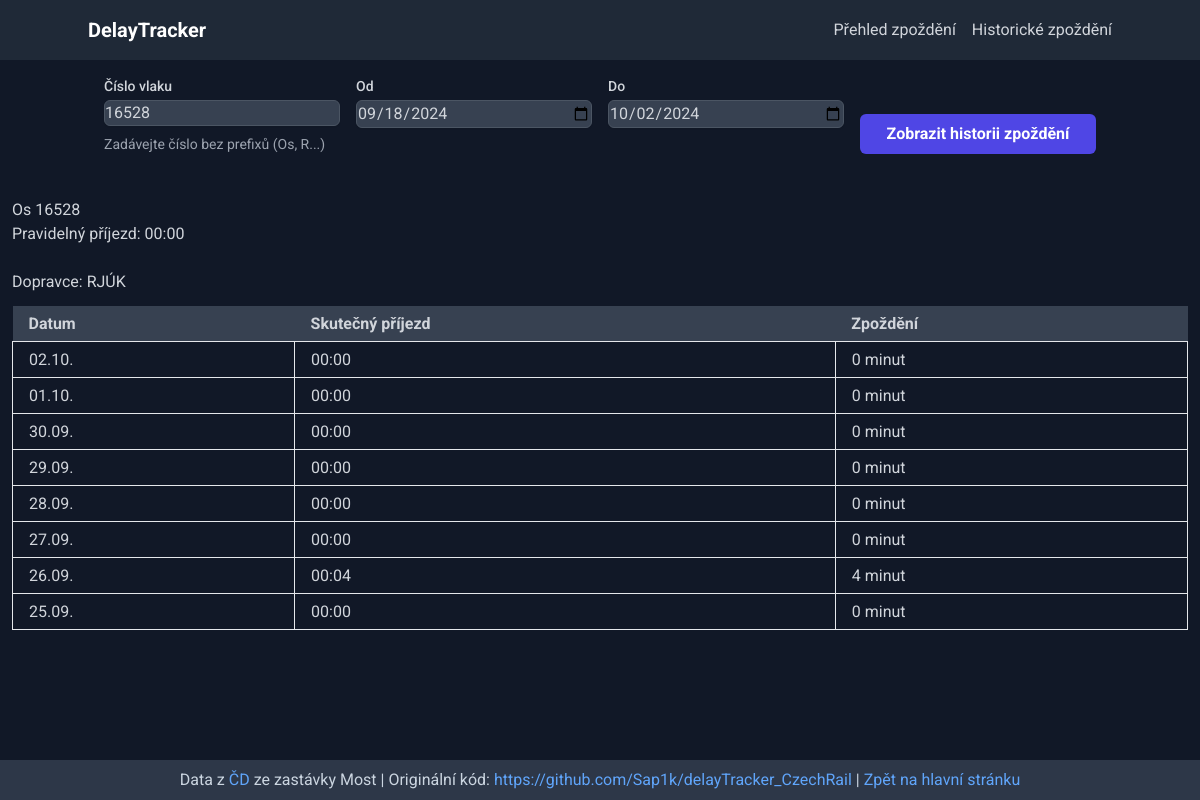
The page /historie?train_num=16528 on the database its author committed.
### tables this page shows
CREATE TABLE zpozdeni (id INTEGER PRIMARY KEY NOT NULL, train_num INTEGER, train_type TEXT, train_name TEXT, from_direction TEXT, delay INTEGER, planned TEXT, cd_url TEXT, platform TEXT, inserted TEXT DEFAULT (datetime('now', 'localtime')));

### app.py (the view)
@app.route('/historie')
def view_history():
    train_num = request.args.get('train_num')
    date_from = request.args.get('date_from')
    date_to = request.args.get('date_to')
    if any(val is None or val == "" for val in [date_from, date_to]):
        cur_date = datetime.now()
        date_to = cur_date.strftime('%Y-%m-%d')
        date_from = (cur_date - timedelta(days=14)).strftime('%Y-%m-%d')
    if train_num is None or train_num == "":
        return render_template('historie.html', error='', form_data=['', date_from, date_to])
    elif train_num.isnumeric() is False:
        error = "Zadané číslo vlaku není číslo, zkontrolujte zda Vámi zadaná hodnota neobsahuje písmena!"
        return render_template('historie.html', error=error, form_data=[train_num, date_from, date_to])
    else:
        c.execute('SELECT * FROM zpozdeni WHERE train_num = ? AND inserted BETWEEN ? AND ? ORDER BY id DESC',
                  [train_num, date_from, f"{date_to} 23:59:59"])
        train_info = c.fetchall()
        real_arrivals = calculate_arrival(train_info)
        train_datetimes = list()
        for train in train_info:
            train_datetime = datetime.strptime(train[6], '%Y-%m-%d %H:%M:%S')
            train_datetimes.append(train_datetime)
        return render_template('historie_vysledky.html', error='', form_data=[train_num, date_from, date_to],
                               train_info=train_info, real_arrivals=real_arrivals, train_datetimes=train_datetimes)

### app.py (called while the page is built)
def calculate_arrival(query_res):
    real_arrivals = list()
    for arrival in query_res:
        planned_arrival = datetime.strptime(arrival[6], '%Y-%m-%d %H:%M:%S')
        real_arrival = planned_arrival + timedelta(minutes=arrival[5])
        real_arrivals.append(datetime.strftime(real_arrival, '%H:%M'))
    return real_arrivals

@app.before_request
def log_ip():
    if request.headers.get('X-Forwarded-For'):
        actual_ip = request.headers.getlist('X-Forwarded-For')[0]
    else:
        actual_ip = request.remote_addr
    query_string = request.query_string.decode('utf-8')
    if query_string:
        log_entry = f'{actual_ip} - - [{datetime.now().strftime("%d/%b/%Y %H:%M:%S")}] "{request.method} {request.path}?{query_string} HTTP/1.1" (Proxy: {PROXY_IP})'
    else:
        log_entry = f'{actual_ip} - - [{datetime.now().strftime("%d/%b/%Y %H:%M:%S")}] "{request.method} {request.path} HTTP/1.1" (Proxy: {PROXY_IP})'
    app.logger.info(log_entry)
    print(log_entry)

### templates/historie_vysledky.html (shortened to what this page needs)
<html>
<head>
    <script src="https://cdn.tailwindcss.com"></script>
    <link rel="stylesheet" href="https://cdnjs.cloudflare.com/ajax/libs/font-awesome/5.15.3/css/all.min.css"></link>
</head>
<body>
    {% extends 'historie.html' %}
    {% block result %}
        {% if train_info is defined and train_info|length > 0 %}
            {% set train_carrier = train_info[0][3].split(',') %}
            <div class="ps-3 pt-3 pe-3 mb-3 col-auto">
                <h3 id="train-carrier" class="text-primary fw-bold" data-code="{{ train_carrier[0] }}"></h3>
                <h4 class="text-info">Pravidelný příjezd: {{ train_datetimes[0].strftime('%H:%M') }}</h4>
                <h5 class="text-secondary fw-light scrolling-text"><span>&gt;&gt; ze směru {{ train_info[0][4] }}</span></h5>
                <p class="text-secondary fw-light">Dopravce: {{ train_carrier[1] }}</p>
            </div>
        {% endif %}
        <div class="container-fluid overflow-auto ps-3 pb-3 pe-3">
            <div class="col-auto mb-3">
                <table id="trains" class="table-auto w-full text-left border-collapse">
                    <thead>
                        <tr class="bg-gray-700 text-gray-300">
                            <th class="px-4 py-2">Datum</th>
                            <th class="px-4 py-2">Skutečný příjezd</th>
                            <th class="px-4 py-2">Zpoždění</th>
                        </tr>
                    </thead>
                    <tbody>
                        {% for train in train_info %}
                        {% if train[5] < 5 %}
                            {% set trclass = '' %}
                        {% elif train[5] < 10 %}
                            {% set trclass = 'table-warning' %}
                        {% else %}
                            {% set trclass = 'table-danger' %}
                        {% endif %}
                        <tr class="{{ trclass }}">
                            <td class="border px-4 py-2">{{ train_datetimes[loop.index0].strftime('%d.%m.') }}</td>
                            <td class="border px-4 py-2">{{ real_arrivals[loop.index0] }}</td>
                            <td class="border px-4 py-2">{{ train[5] }} minut</td>
                        </tr>
                        {% endfor %}
                    </tbody>
                </table>
            </div>
        </div>
        <footer class="footer">
            Data z <a href="https://cd.cz" class="text-blue-400">ČD</a> ze zastávky Most | Originální kód: <a href="https://github.com/Sap1k/delayTracker_CzechRail" class="text-blue-400">https://github.com/Sap1k/delayTracker_CzechRail</a> | <a href="https://odjezdy.online" class="text-blue-400">Zpět na hlavní stránku</a>
        </footer>
    {% endblock %}

### templates/historie.html (shortened to what this page needs)
<html lang="cs">
<head>
    <script src="https://cdn.tailwindcss.com"></script>
    <link rel="stylesheet" href="https://cdnjs.cloudflare.com/ajax/libs/font-awesome/5.15.3/css/all.min.css"></link>
</head>
<body class="bg-gray-900 text-gray-300">
    <nav class="bg-gray-800 p-4">
        <div class="container mx-auto flex justify-between items-center">
            <a class="text-xl font-bold text-white" href="/">DelayTracker</a>
            <div class="hidden md:flex space-x-4" id="navbar-menu">
                <a class="text-gray-300 hover:text-white" href="/">Přehled zpoždění</a>
                <a class="text-gray-300 hover:text-white" href="/historie">Historické zpoždění</a>
            </div>
        </div>
    </nav>
    <form class="container mx-auto p-4" method="get" action="/historie">
        <div class="grid grid-cols-1 md:grid-cols-4 gap-4">
            <div>
                <label for="train_num" class="block text-sm font-medium text-gray-300">Číslo vlaku</label>
                <input type="text" class="mt-1 block w-full bg-gray-700 border border-gray-600 text-gray-300 rounded-md shadow-sm focus:ring-indigo-500 focus:border-indigo-500" id="train_num" name="train_num" value="{{ form_data[0] }}" aria-describedby="trainHelp">
                <p id="trainHelp" class="mt-2 text-sm text-gray-400">Zadávejte číslo bez prefixů (Os, R...)</p>
            </div>
            <div>
                <label for="date_from" class="block text-sm font-medium text-gray-300">Od</label>
                <input type="date" class="mt-1 block w-full bg-gray-700 border border-gray-600 text-gray-300 rounded-md shadow-sm focus:ring-indigo-500 focus:border-indigo-500" id="date_from" name="date_from" value="{{ form_data[1] }}">
            </div>
            <div>
                <label for="date_to" class="block text-sm font-medium text-gray-300">Do</label>
                <input type="date" class="mt-1 block w-full bg-gray-700 border border-gray-600 text-gray-300 rounded-md shadow-sm focus:ring-indigo-500 focus:border-indigo-500" id="date_to" name="date_to" value="{{ form_data[2] }}">
            </div>
            <div class="flex items-end">
                <button type="submit" class="w-full bg-indigo-600 hover:bg-indigo-700 text-white font-bold py-2 px-4 rounded-md">Zobrazit historii zpoždění</button>
            </div>
        </div>
    </form>
    {% block result %}
    {% endblock %}
</body>
</html>

### templates/historie_vysledky.html (style rules this page uses)
body { background-color: #1a202c; color: #cbd5e0; }
.scrolling-text { white-space: nowrap; overflow: hidden; box-sizing: border-box; width: 50%; }
.scrolling-text span { display: inline-block; padding-left: 100%; animation: scroll 10s linear infinite; }
.footer { background-color: #2d3748; color: #cbd5e0; text-align: center; padding: 0.5rem; }
@media (min-height: 500px) { .footer { position: fixed; bottom: 0; width: 100%; } }

### templates/historie.html (style rules this page uses)
body { font-family: 'Roboto', sans-serif; background-color: #1a202c; color: #cbd5e0; }

### rows shown on the page
zpozdeni: train_datetimes "02.10.", real_arrivals "00:00", delay "0"
zpozdeni: train_datetimes "01.10.", real_arrivals "00:00", delay "0"
zpozdeni: train_datetimes "30.09.", real_arrivals "00:00", delay "0"
zpozdeni: train_datetimes "29.09.", real_arrivals "00:00", delay "0"
zpozdeni: train_datetimes "28.09.", real_arrivals "00:00", delay "0"
zpozdeni: train_datetimes "27.09.", real_arrivals "00:00", delay "0"
zpozdeni: train_datetimes "26.09.", real_arrivals "00:04", delay "4"
zpozdeni: train_datetimes "25.09.", real_arrivals "00:00", delay "0"

### other values the page prints
{{ train_datetimes[0].strftime('%H:%M') }} "00:00"
{{ train_carrier[1] }} "RJÚK"
